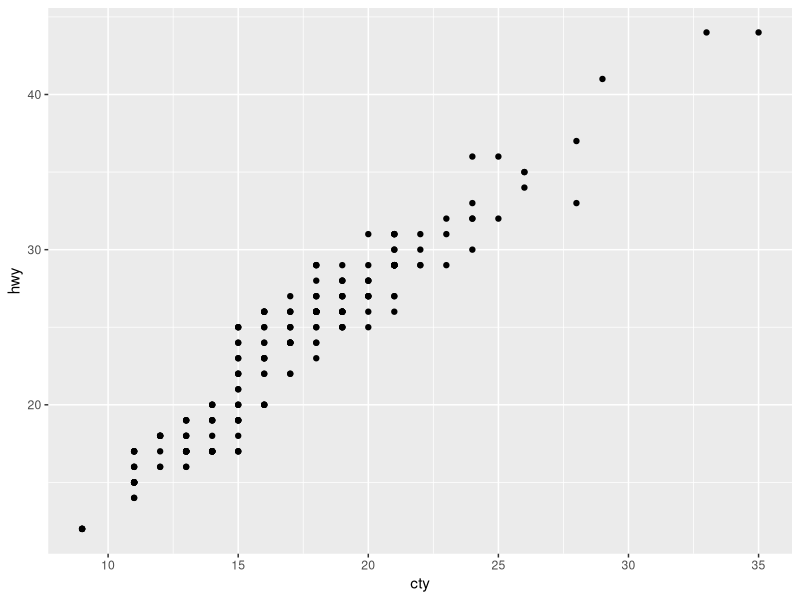
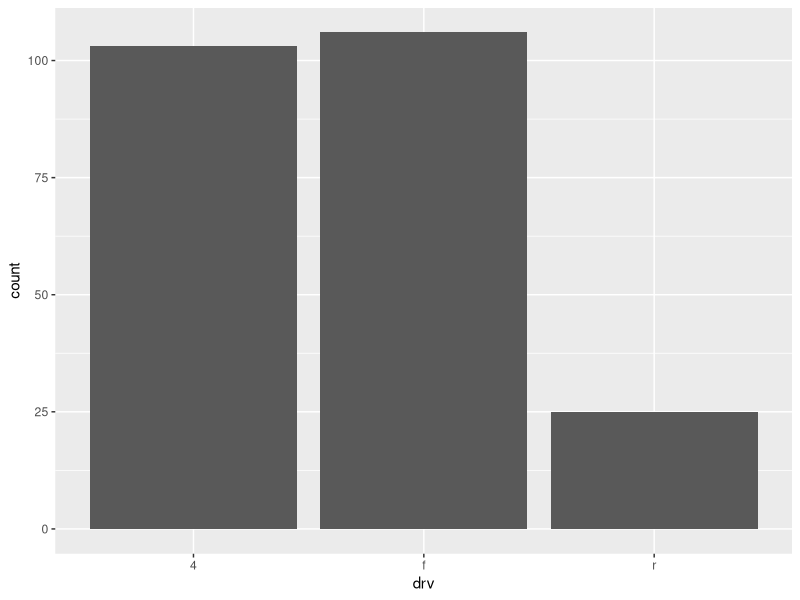
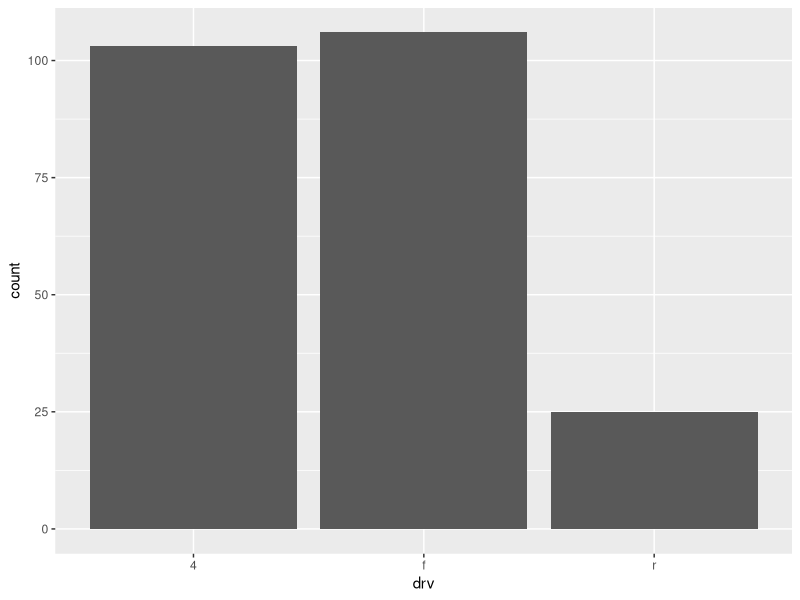
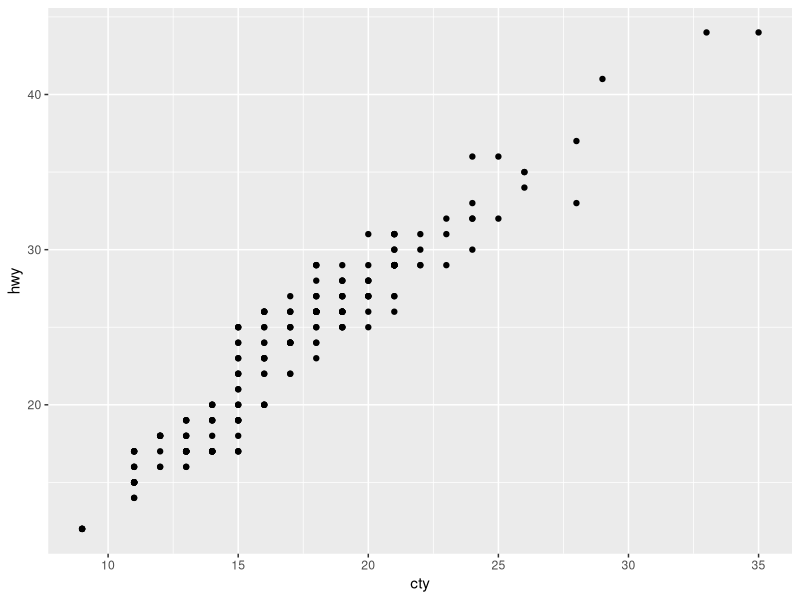
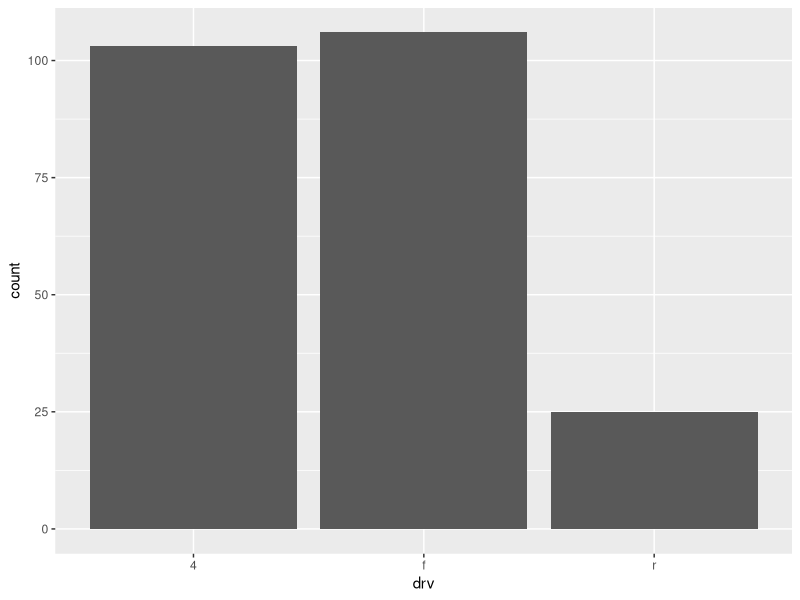

These charts were generated, in order, by the following R code:
## ---- chunk 1
library(ggplot2)
library(dplyr)
library(boot)
## ---- chunk 2
#| title: Highway vs. city mileage
ggplot(mpg, aes(x=cty, y=hwy)) +
  geom_point()
## ---- chunk 3
#height if rows only
#value boxes use bootstrap icons
#| label: calculate-value

mpg <- mpg 

lowest_mileage_cty <- mpg %>% 
  filter(cty==min(cty)) %>% 
  distinct(cty) %>% 
  pull()

highest_mileage_cty <- mpg %>% 
  filter(cty==max(cty)) %>% 
  distinct(cty) %>% 
  pull()

rounded_mean_cty_mileage <- mpg %>% 
  summarize(round(mean(cty),2)) %>% 
  pull()

## ---- chunk 4
#next you have to call out the values for the value box
#to find icons and colors look up bootstrap icons and colors
#| content: valuebox
#| title: "Least efficient"
#| icon: fuel-pump-fill
#| color: danger
list(value=paste(lowest_mileage_cty, "mpg"))

## ---- chunk 5
#next you have to call out the values for the value box
#alternative approach
#| content: valuebox
#| title: "Most efficient"
list(icon="fuel-pump",
     color="success",
     value=paste(highest_mileage_cty, "mpg"))

## ---- chunk 6
n_cars <- nrow(mpg)

cat("title=", "Drive types of", n_cars, "cars")

ggplot(mpg, aes(x=drv)) +
  geom_bar()
## ---- chunk 7
#| output: false

#add when you need to hide output

ggplot(mpg, aes(x=drv)) +
  geom_bar()
## ---- chunk 8
#| title: One cell = one card
#| layout-ncol: 2

ggplot(mpg, aes(x=cty, y=hwy)) +
  geom_point()

ggplot(mpg, aes(x=drv)) +
  geom_bar()
